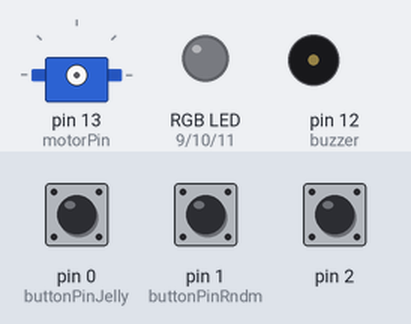
A sketch run on a simulated Arduino Uno, built with avr-gcc and run on an emulated ATmega328P. On the bench: servo, an RGB LED mixed from three pins (HIGH = lit), buzzer (waves = sounding). The inputs (shaded band) are chosen by the test bench; at power-on: pin 2 HIGH, pin 1 (buttonPinRndm) HIGH, pin 0 (buttonPinJelly) HIGH. Random numbers use the default seed unless the sketch sets one.

Above: at 1.8 s.
1.9 s: pin 2 pulled LOW for 0.6 s
At 2.7 s:
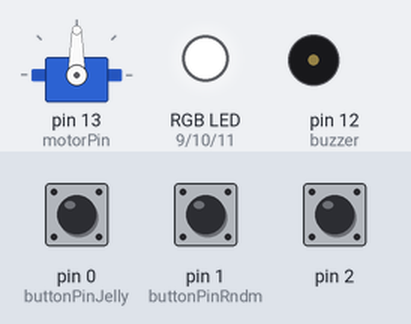
4.0 s: pin 1 (buttonPinRndm) pulled LOW for 0.6 s
At 4.4 s:
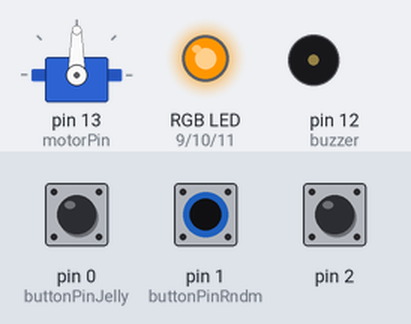
6.1 s: pin 0 (buttonPinJelly) pulled LOW for 0.6 s
At 7.1 s:
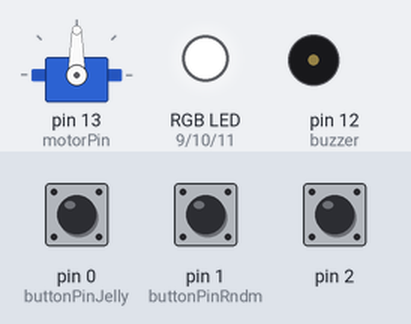
8.2 s: pin 1 (buttonPinRndm) pulled LOW for 1 s
At 8.8 s:
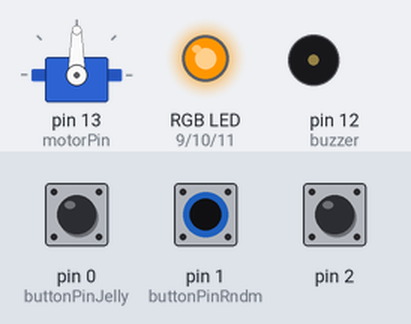
10.7 s: pin 1 (buttonPinRndm) pulled LOW for 0.6 s
At 11.9 s:
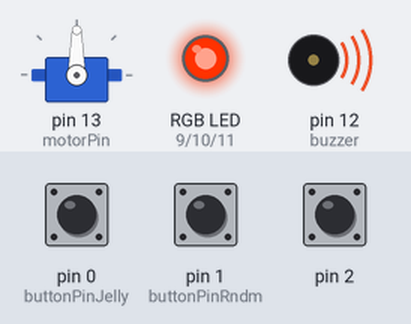
12.8 s: pin 0 (buttonPinJelly) pulled LOW for 1 s
At 13.4 s:
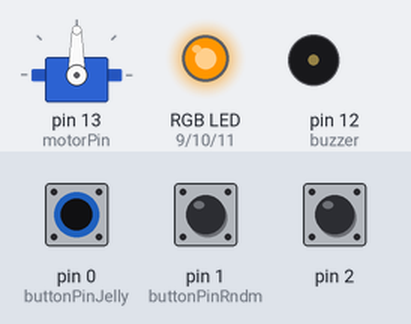
Timing chart, 0 to 15.8 s (numbered marks = the images above; inputs shaded):
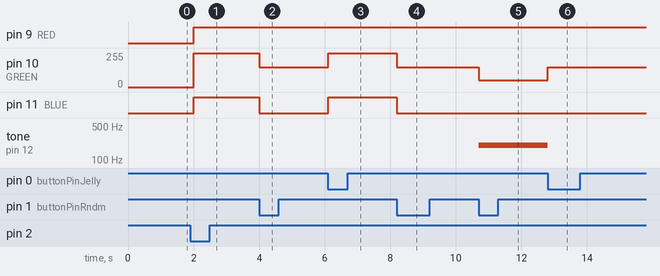

Measured:
- after the input at 1.9 s, pin 9 (RED), pin 11 (BLUE): LOW → HIGH after 0.10 s; pin 10 (GREEN): 0/255 → 255/255 after 0.10 s
- after the input at 4.0 s, pin 10 (GREEN): 255/255 → 150/255 at once; pin 11 (BLUE): HIGH → LOW at once
- after the input at 6.1 s, pin 10 (GREEN): 150/255 → 255/255 at once; pin 11 (BLUE): LOW → HIGH at once
- after the input at 8.2 s, pin 10 (GREEN): 255/255 → 150/255 at once; pin 11 (BLUE): HIGH → LOW at once
- after the input at 10.7 s, pin 10 (GREEN): 150/255 → 50/255 at once; tone on pin 12 (buzzer): silent → 200 Hz at once
- after the input at 12.8 s, pin 10 (GREEN): 50/255 → 150/255 at once; tone on pin 12 (buzzer): 200 Hz → silent at once

The sketch:

EmotionalButtonJelly.ino
```cpp
#include <Bounce2.h>  // Including libary for debouncing the button values
#include <Servo.h>    // Including library for the servor motor to create a motion effect

const int JellyPin = 0;      // The number of the Jelly pushbutton pin
const int RndmButtonPin = 1; // The number of random pushbutton pin

int intensityLvl = 0;        // The value to now which intensity the emotion is

const int buzzer = 12;       // Buzzer to arduino pin 12

// Define the pins for the RGB from Arduino Starter Kit
#define RED 9
#define GREEN 10
#define BLUE 11

//Define the button pins
#define buttonPinJelly 0
#define buttonPinRndm 1

// Variables will change if Jelly/Rndm Button is pressed:
int buttonStateJelly = 0;         // variable for reading the pushbutton status Jelly button
int buttonStateRndm = 0;         // variable for reading the pushbutton status Random button

// Instantiate a Bounce object for the Jelly button
Bounce debouncerJelly = Bounce();
// Instantiate another Bounce object for the Rndm button
Bounce debouncerRndm = Bounce();

// Button status
bool pressedJelly = false;
bool pressedRndm = false;

// Servo motor to create an motion effect
Servo motor;
const int motorPin = 13;      // The Servor motor is connected to pin 13

void setup() {
  // ⚠ Safety stop! -> Ressource: https://github.com/interaction-technologies/Lab01_Haptics by G. Cave
   // Program will not begin unless pin 2 connected to GND
   pinMode(2, INPUT_PULLUP);
   while(digitalRead(2)==HIGH){
      // do nothing!
      delay(500);
   }

  // Initialize the LED pin & buzzer as output:
  pinMode(RED, OUTPUT);
  pinMode(GREEN, OUTPUT);
  pinMode(BLUE, OUTPUT);

  pinMode(buzzer, OUTPUT);

  motor.attach(motorPin);

  // Initialize the pushbutton pin as an input:
  pinMode(buttonPinJelly, INPUT_PULLUP);
  pinMode(buttonPinRndm, INPUT_PULLUP);

  // Ressource: https://github.com/interaction-technologies/Lab01_Haptics/tree/master/Arduino_sketches by G. Cave
  // After setting up the button, setup the Bounce instance :
  debouncerJelly.attach(JellyPin);
  debouncerJelly.interval(5); // interval in ms

   // After setting up the button, setup the Bounce instance :
  debouncerRndm.attach(RndmButtonPin);
  debouncerRndm.interval(5); // interval in ms
}

void loop() {
  // Read the button's pin and right it to variable buttonState_ if pressed
  buttonStateRndm = digitalRead(buttonPinRndm);
  buttonStateJelly = digitalRead(buttonPinJelly);

// Update the Bounce instances :
  debouncerJelly.update();
  debouncerRndm.update();

  // Get the updated value :
  int valueJelly = debouncerJelly.read();
  int valueRndm = debouncerRndm.read();

  // Decrease the intesityLvl if the Jelly is pressed and if it is higher than 0 & handle Jelly bool
  if(valueJelly == 0){
    if(intensityLvl > 0 && !pressedJelly)
    {
      intensityLvl -= 1;
    }
    pressedJelly = true;
  }
  else {
    pressedJelly = false;
  }

  // Increase the intesityLvl if the Random is pressed and if it is lower than 4 & handle Rndm bool
  if(valueRndm == 0){
    if(intensityLvl < 4 && !pressedRndm)
    {
      intensityLvl += 1;
    }
    pressedRndm = true;
  }
  else {
    pressedRndm = false;
  }

  // Core Implementation for the different intensity levels
  // The changes will happen to the LED color, the buzzer sound frequency and the servo motor position
  switch(intensityLvl) {
    case 0:
     analogWrite(RED, 255);
     analogWrite(GREEN, 255);
     analogWrite(BLUE, 255);
     noTone(buzzer);
     break;

     case 1:
     analogWrite(RED, 255);
     analogWrite(GREEN, 150);
     analogWrite(BLUE, 0);
     noTone(buzzer);
     break;

     case 2:
     analogWrite(RED, 255);
     analogWrite(GREEN, 50);
     analogWrite(BLUE, 0);
     tone(buzzer, 200);
     break;

     case 3:
     analogWrite(RED, 255);
     analogWrite(GREEN, 10);
     analogWrite(BLUE, 0);
     tone(buzzer, 600);
     break;

     case 4:
     analogWrite(RED, 255);
     analogWrite(GREEN, 0);
     analogWrite(BLUE, 0);
     tone(buzzer, 1000);
     // Move motors to a random position from 10->170
     uint8_t pos = random(160)+10;
     motor.write(pos);
     break;

     default:
     Serial.print("Upps, something went wrong!\n");
  }
}
```
